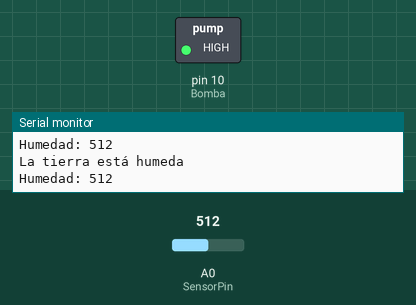
Recording of a sketch running on a simulated Arduino Uno, built with avr-gcc and run on an emulated ATmega328P. Shown: switched loads named in the sketch (green lamp = pin HIGH), the last lines printed to the serial monitor. Inputs (shaded band) come from the test bench; at power-on: A0 (SensorPin) = 512.

Above: at 3.8 s.
3.9 s: A0 (SensorPin) set to 1010
At 7.9 s:
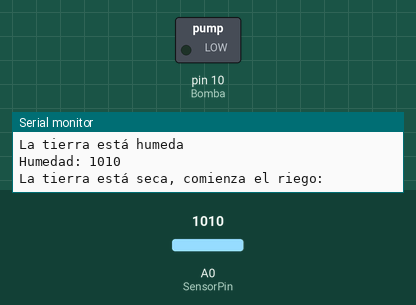
11.5 s: A0 (SensorPin) set to 990
At 13.7 s:
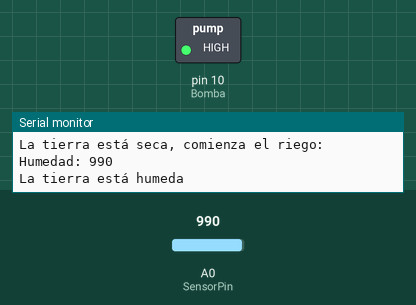
15.4 s: A0 (SensorPin) set to 1023
At 19.5 s:
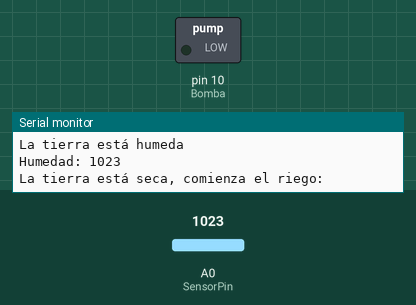
Timing chart, 0 to 21.0 s (numbered marks = the images above; inputs shaded):
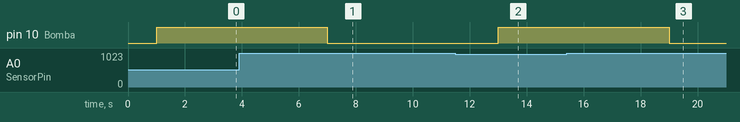

Measured:
- after the input at 3.9 s, pin 10 (Bomba): HIGH → LOW after 3.1 s
- after the input at 11.5 s, pin 10 (Bomba): LOW → HIGH after 1.5 s
- after the input at 15.4 s, pin 10 (Bomba): HIGH → LOW after 3.6 s

The sketch:

riego_automatico.ino
```cpp
int Bomba = 10;
int SensorPin = A0;
void setup()
{
  pinMode(Bomba, OUTPUT);
  pinMode(SensorPin, INPUT);
  Serial.begin(9600);
}
void loop()
{
  //map(value, fromLow, fromHigh, toLow, toHigh)
  int humedad = analogRead(SensorPin);
  Serial.print("Humedad: ");
  Serial.print(humedad);
  //Serial.println(" %");
  Serial.println(" ");
  delay(1000);

  if(humedad >= 1000)
  {
    Serial.println("La tierra está seca, comienza el riego:");
    digitalWrite(Bomba, 0);
    delay(2000);
  }
  if(humedad <= 1000)
  {
    Serial.println("La tierra está humeda");
    digitalWrite(Bomba, 1);
    delay(2000);
  }
}
```
